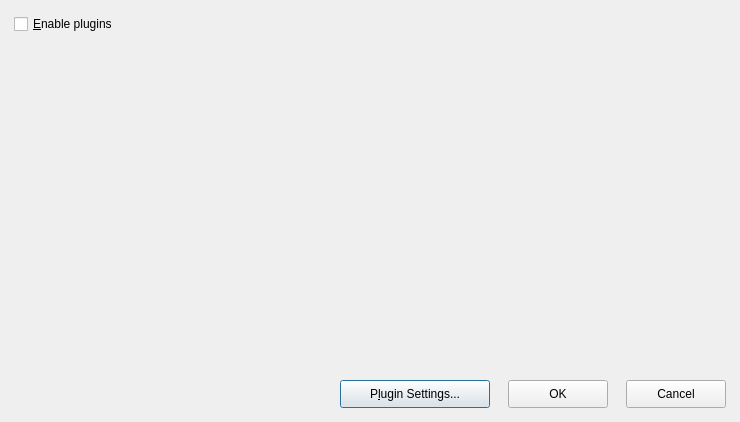
<?xml version="1.0" encoding="UTF-8"?><ui version="4.0"><class>IDD_PLUGINS_LIST</class>
<widget class="QDialog" name="IDD_PLUGINS_LIST">
<property name="geometry">
<rect><x>0</x><y>0</y>
<width>740</width><height>422</height></rect></property>
<property name="windowTitle"><string>"Plugins"
</string></property>
<widget class="QCheckBox" name="IDC_PLUGINS_ENABLE">
<property name="geometry">
<rect><x>14</x><y>14</y><width>532</width><height>20</height></rect></property>
<property name="text"><string>&amp;Enable plugins</string></property>
</widget>
<widget class="QPushButton" name="IDC_PLUGIN_SETTINGS">
<property name="geometry">
<rect><x>340</x><y>380</y><width>150</width><height>28</height></rect></property>
<property name="text"><string>P&amp;lugin Settings...</string></property>
</widget>
<widget class="QPushButton" name="IDOK">
<property name="geometry">
<rect><x>508</x><y>380</y><width>100</width><height>28</height></rect></property>
<property name="text"><string>OK</string></property>
</widget>
<widget class="QPushButton" name="IDCANCEL">
<property name="geometry">
<rect><x>626</x><y>380</y><width>100</width><height>28</height></rect></property>
<property name="text"><string>Cancel</string></property>
</widget>
</widget><resources/><connections/></ui>
